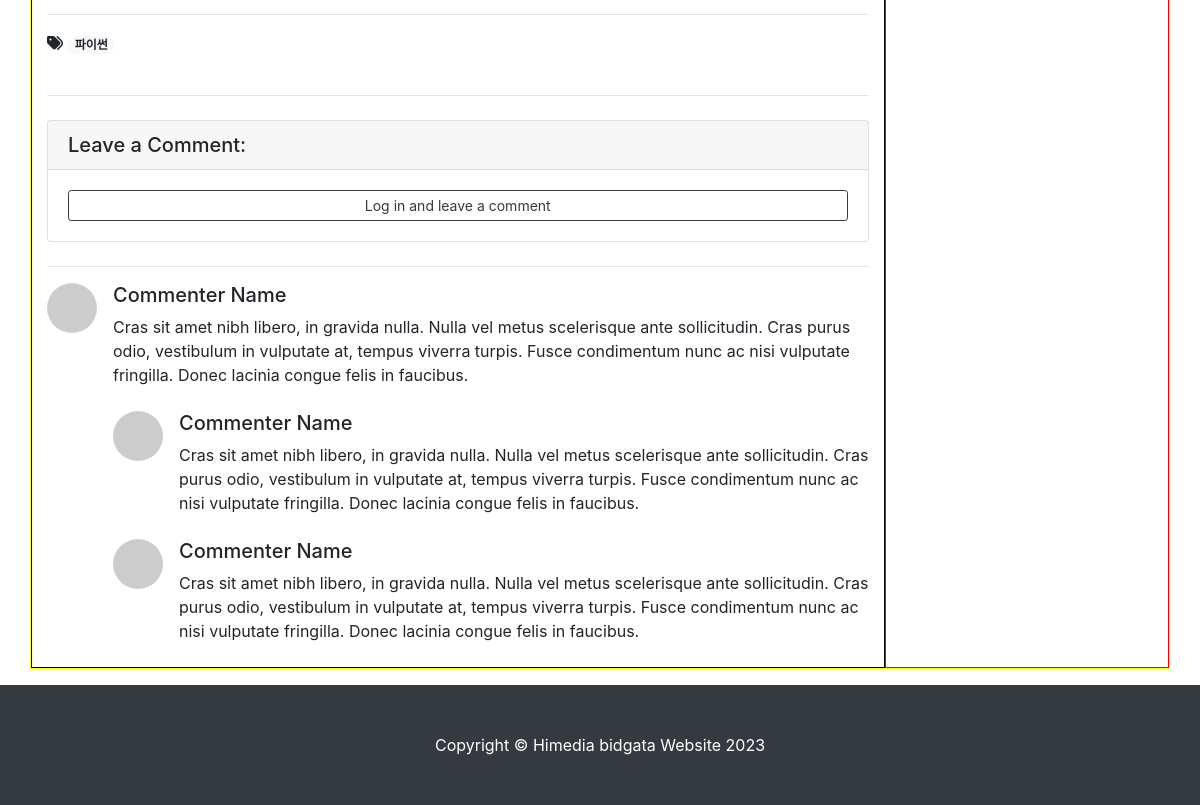
The page /blog/25/ (lower part) on the database as committed earlier.
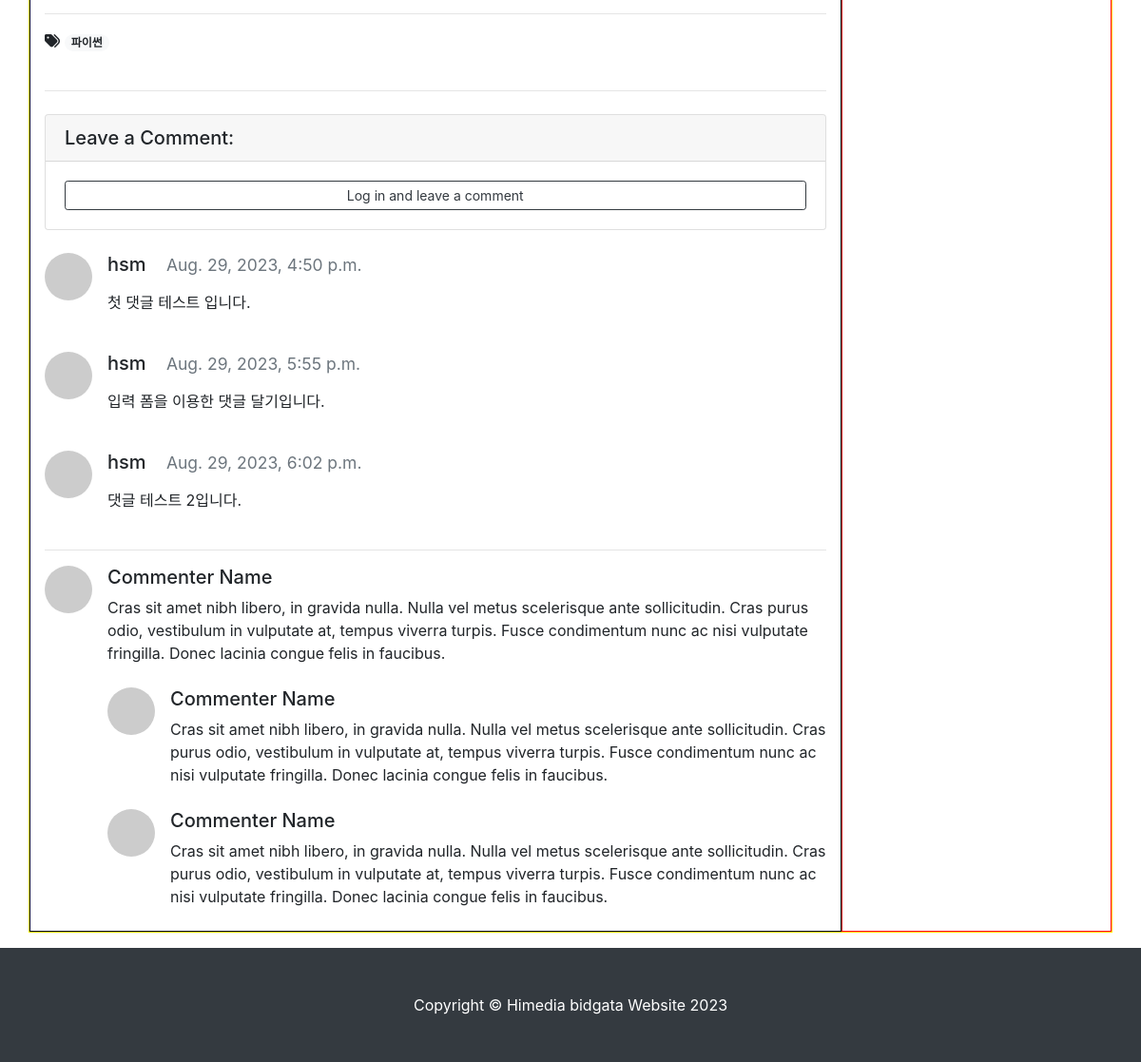
The same page on the database as committed later.
### blog/models.py (models this page shows, shortened)
class Tag(models.Model):
    name = models.CharField(max_length=50)
    slug = models.SlugField(max_length=200, unique=True, allow_unicode=True)
    def __str__(self):
        return self.name
    def get_absolute_url(self):
        return f'/blog/tag/{self.slug}/'

class Comment(models.Model):
    post = models.ForeignKey(Post, on_delete=models.CASCADE)
    author = models.ForeignKey(User, on_delete=models.CASCADE)
    content = models.TextField()
    created_at = models.DateTimeField(auto_now_add=True)
    modified_at = models.DateTimeField(auto_now=True)

### blog/views.py (the view)
# urls.py: path('<int:pk>/', views.PostDetail.as_view()),
class PostDetail(DetailView):
    model = Post
    def get_context_data(self, **kwargs):
        context = super(PostDetail, self).get_context_data()
        context['categories'] = Category.objects.all()
        context['no_category_post_count'] = Post.objects.filter(category=None).count()
        context['comment_form'] = CommentForm
        return context

### blog/models.py (called while the page is built)
    def __str__(self):
        return self.name

    def get_absolute_url(self):
        return f'/blog/category/{self.slug}/'

    def get_content_markdown(self):
        return markdown(self.content)

### blog/templates/blog/post_detail.html (shortened to what this page needs)
{% extends 'blog/base.html' %}
{% load crispy_forms_tags %}
{% block main_area %}
<div id="post-area">
  <hr>
  {% if post.tags.exists %}
      <i class="fas fa-tags"></i>
      {% for tag in post.tags.all %}
          <a href="{{tag.get_absolute_url}}">
              <span class="badge badge-pill badge-light">{{tag}}</span>
          </a>
      {% endfor %}
      <br/>
      <br/>
  {% endif %}
  <hr>
</div>
<div id="comment-area">
    <div class="card my-4">
      <h5 class="card-header">Leave a Comment:</h5>
      <div class="card-body">
        {% if user.is_authenticated %}
        <form id="comment-form" method="POST" action="{{post.get_absolute_url}}new_comment/">
          {% csrf_token %}
          <div class="form-group">
            {{comment_form | crispy}}
          </div>
          <button type="submit" class="btn btn-primary">Submit</button>
        </form>
        {% else %}
          <a role="button" class="btn btn-outline-dark btn-block btn-sm" href="#"
            data-toggle="modal" data-target="#loginModal">Log in and leave a comment</a>
        {% endif %}
      </div>
    </div>
    {% if post.comment_set.exists %}
      {% for comment in post.comment_set.iterator %}
      <div class="media mb-4" id="comment-{{comment.pk}}">
        <img class="d-flex mr-3 rounded-circle" src="http://placehold.it/50x50" alt="">
        <div class="media-body">
          <h5 class="mt-0">{{comment.author.username}} &nbsp;&nbsp;
            <small class="text-muted">{{comment.created_at}}</small>
          </h5>
          <p>{{comment.content | linebreaks}}</p>
        </div>
      </div>
      {% endfor %}
    {% endif %}
<hr/>
    <div class="media mb-4">
      <img class="d-flex mr-3 rounded-circle" src="http://placehold.it/50x50" alt="">
      <div class="media-body">
        <h5 class="mt-0">Commenter Name</h5>
        Cras sit amet nibh libero, in gravida nulla. Nulla vel metus scelerisque ante sollicitudin. Cras purus odio,
        vestibulum in vulputate at, tempus viverra turpis. Fusce condimentum nunc ac nisi vulputate fringilla. Donec
        lacinia
        congue felis in faucibus.
        <div class="media mt-4">
          <img class="d-flex mr-3 rounded-circle" src="http://placehold.it/50x50" alt="">
          <div class="media-body">
            <h5 class="mt-0">Commenter Name</h5>
            Cras sit amet nibh libero, in gravida nulla. Nulla vel metus scelerisque ante sollicitudin. Cras purus odio,
            vestibulum in vulputate at, tempus viverra turpis. Fusce condimentum nunc ac nisi vulputate fringilla. Donec
            lacinia congue felis in faucibus.
          </div>
        </div>
        <div class="media mt-4">
          <img class="d-flex mr-3 rounded-circle" src="http://placehold.it/50x50" alt="">
          <div class="media-body">
            <h5 class="mt-0">Commenter Name</h5>
            Cras sit amet nibh libero, in gravida nulla. Nulla vel metus scelerisque ante sollicitudin. Cras purus odio,
            vestibulum in vulputate at, tempus viverra turpis. Fusce condimentum nunc ac nisi vulputate fringilla. Donec
            lacinia congue felis in faucibus.
          </div>
        </div>
      </div>
    </div>
  </div>
</div>
{% endblock %}

### blog/templates/blog/base.html (shortened to what this page needs)
<!DOCTYPE html>
<html lang="ko">
{% load static %}
<head>
    <link rel="stylesheet" href="{% static 'blog/bootstrap/bootstrap.min.css' %}" media="screen">
</head>
<body>
<div class="container my-3">
    <div class="row" style="border: solid 1px yellow;">
        <div class="col-md-8 col-lg-9" id="main-area" style="border: solid 1px black;">
            {% block main_area %}
            {% endblock %}
            <div class="col-md-4 col-lg-3" style="border: solid 1px red;">
            </div>
        </div>
    </div>
    {% include 'blog/footer.html' %}
</body>
</html>

### blog/templates/blog/navbar.html (shortened to what this page needs)
 {% load socialaccount %}

### blog/templates/blog/footer.html
<footer class="py-5 bg-dark">
    <div class="container">
        <p class="m-0 text-center text-white">Copyright &copy; Himedia bidgata Website 2023</p>
    </div>
</footer>

Rows that differ between the two databases and show on the page:
added Comment: author.username "hsm", created_at "Aug. 29, 2023, 4:50 p.m.", content "첫 댓글 테스트 입니다."
added Comment: author.username "hsm", created_at "Aug. 29, 2023, 5:55 p.m.", content "입력 폼을 이용한 댓글 달기입니다."
added Comment: author.username "hsm", created_at "Aug. 29, 2023, 6:02 p.m.", content "댓글 테스트 2입니다."
